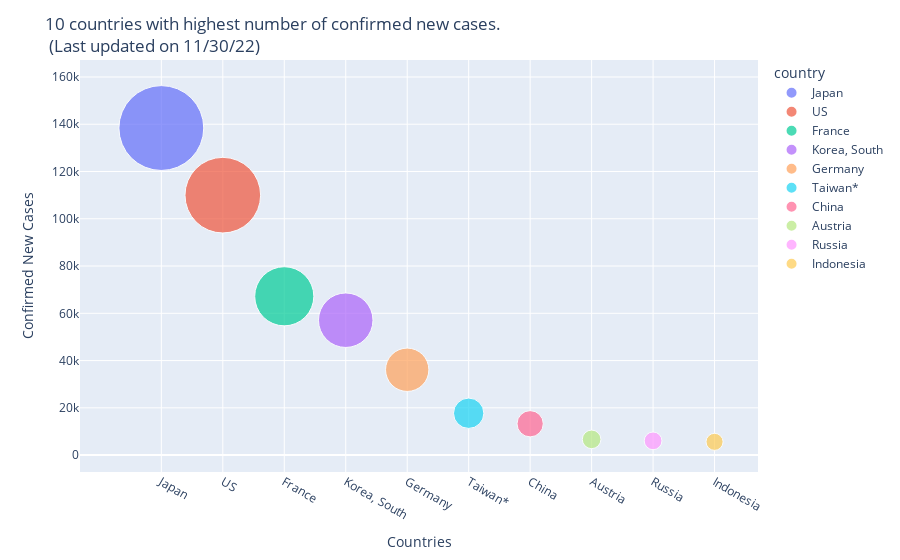

Notebook code for this chart:
### Code cell
# Visualizing the new confirmed cases against each country using plotly
def bubble_chart(n):
    fig = px.scatter(country_confirmed_newcases.head(n), x="country", y="TotalNewCases", size="TotalNewCases", color="country", 
        hover_name="country", size_max=60
        )
    fig.update_layout(
        title = str(n) + " countries with highest number of confirmed new cases. <br> (Last updated on " + (confirmed_df.columns)[-1] + ")",
        xaxis_title="Countries",
        yaxis_title="Confirmed New Cases",
        width = 900
    )
    fig.show();

interact(bubble_chart, n=10)
ipywLayout= widgets.Layout()
ipywLayout.display='none'

### Figure 1 — Plotly figure (JSON) as saved in the notebook; plotly's stock layout.template omitted (floating-point values rounded to 4 significant figures)
{"data": [{"hovertemplate": "<b>%{hovertext}</b><br><br>country=%{x}<br>TotalNewCases=%{marker.size}<extra></extra>", "hovertext": ["Japan"], "legendgroup": "Japan", "marker": {"color": "#636efa", "size": [138396], "sizemode": "area", "sizeref": 38.44, "symbol": "circle"}, "mode": "markers", "name": "Japan", "orientation": "v", "showlegend": true, "type": "scatter", "x": ["Japan"], "xaxis": "x", "y": [138396], "yaxis": "y"}, {"hovertemplate": "<b>%{hovertext}</b><br><br>country=%{x}<br>TotalNewCases=%{marker.size}<extra></extra>", "hovertext": ["US"], "legendgroup": "US", "marker": {"color": "#EF553B", "size": [109986], "sizemode": "area", "sizeref": 38.44, "symbol": "circle"}, "mode": "markers", "name": "US", "orientation": "v", "showlegend": true, "type": "scatter", "x": ["US"], "xaxis": "x", "y": [109986], "yaxis": "y"}, {"hovertemplate": "<b>%{hovertext}</b><br><br>country=%{x}<br>TotalNewCases=%{marker.size}<extra></extra>", "hovertext": ["France"], "legendgroup": "France", "marker": {"color": "#00cc96", "size": [67200], "sizemode": "area", "sizeref": 38.44, "symbol": "circle"}, "mode": "markers", "name": "France", "orientation": "v", "showlegend": true, "type": "scatter", "x": ["France"], "xaxis": "x", "y": [67200], "yaxis": "y"}, {"hovertemplate": "<b>%{hovertext}</b><br><br>country=%{x}<br>TotalNewCases=%{marker.size}<extra></extra>", "hovertext": ["Korea, South"], "legendgroup": "Korea, South", "marker": {"color": "#ab63fa", "size": [57079], "sizemode": "area", "sizeref": 38.44, "symbol": "circle"}, "mode": "markers", "name": "Korea, South", "orientation": "v", "showlegend": true, "type": "scatter", "x": ["Korea, South"], "xaxis": "x", "y": [57079], "yaxis": "y"}, {"hovertemplate": "<b>%{hovertext}</b><br><br>country=%{x}<br>TotalNewCases=%{marker.size}<extra></extra>", "hovertext": ["Germany"], "legendgroup": "Germany", "marker": {"color": "#FFA15A", "size": [36115], "sizemode": "area", "sizeref": 38.44, "symbol": "circle"}, "mode": "markers", "name": "Germany", "orientation": "v", "showlegend": true, "type": "scatter", "x": ["Germany"], "xaxis": "x", "y": [36115], "yaxis": "y"}, {"hovertemplate": "<b>%{hovertext}</b><br><br>country=%{x}<br>TotalNewCases=%{marker.size}<extra></extra>", "hovertext": ["Taiwan*"], "legendgroup": "Taiwan*", "marker": {"color": "#19d3f3", "size": [17714], "sizemode": "area", "sizeref": 38.44, "symbol": "circle"}, "mode": "markers", "name": "Taiwan*", "orientation": "v", "showlegend": true, "type": "scatter", "x": ["Taiwan*"], "xaxis": "x", "y": [17714], "yaxis": "y"}, {"hovertemplate": "<b>%{hovertext}</b><br><br>country=%{x}<br>TotalNewCases=%{marker.size}<extra></extra>", "hovertext": ["China"], "legendgroup": "China", "marker": {"color": "#FF6692", "size": [13262], "sizemode": "area", "sizeref": 38.44, "symbol": "circle"}, "mode": "markers", "name": "China", "orientation": "v", "showlegend": true, "type": "scatter", "x": ["China"], "xaxis": "x", "y": [13262], "yaxis": "y"}, {"hovertemplate": "<b>%{hovertext}</b><br><br>country=%{x}<br>TotalNewCases=%{marker.size}<extra></extra>", "hovertext": ["Austria"], "legendgroup": "Austria", "marker": {"color": "#B6E880", "size": [6658], "sizemode": "area", "sizeref": 38.44, "symbol": "circle"}, "mode": "markers", "name": "Austria", "orientation": "v", "showlegend": true, "type": "scatter", "x": ["Austria"], "xaxis": "x", "y": [6658], "yaxis": "y"}, {"hovertemplate": "<b>%{hovertext}</b><br><br>country=%{x}<br>TotalNewCases=%{marker.size}<extra></extra>", "hovertext": ["Russia"], "legendgroup": "Russia", "marker": {"color": "#FF97FF", "size": [6043], "sizemode": "area", "sizeref": 38.44, "symbol": "circle"}, "mode": "markers", "name": "Russia", "orientation": "v", "showlegend": true, "type": "scatter", "x": ["Russia"], "xaxis": "x", "y": [6043], "yaxis": "y"}, {"hovertemplate": "<b>%{hovertext}</b><br><br>country=%{x}<br>TotalNewCases=%{marker.size}<extra></extra>", "hovertext": ["Indonesia"], "legendgroup": "Indonesia", "marker": {"color": "#FECB52", "size": [5609], "sizemode": "area", "sizeref": 38.44, "symbol": "circle"}, "mode": "markers", "name": "Indonesia", "orientation": "v", "showlegend": true, "type": "scatter", "x": ["Indonesia"], "xaxis": "x", "y": [5609], "yaxis": "y"}], "layout": {"legend": {"itemsizing": "constant", "title": {"text": "country"}, "tracegroupgap": 0}, "margin": {"t": 60}, "title": {"text": "10 countries with highest number of confirmed new cases. <br> (Last updated on 11/30/22)"}, "width": 900, "xaxis": {"anchor": "y", "categoryarray": ["Japan", "US", "France", "Korea, South", "Germany", "Taiwan*", "China", "Austria", "Russia", "Indonesia"], "categoryorder": "array", "domain": [0, 1], "title": {"text": "Countries"}}, "yaxis": {"anchor": "x", "domain": [0, 1], "title": {"text": "Confirmed New Cases"}}}}
